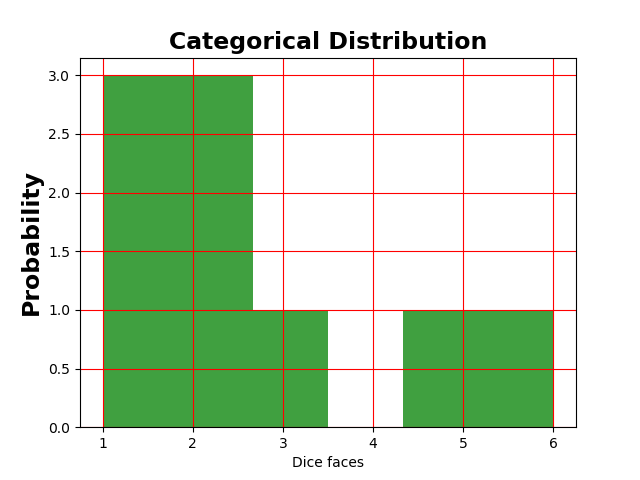

The Python source for this figure:
#! /usr/bin/env python
import sys
import numpy as np
import pandas as pd
from Random import Random
import seaborn as sns
import matplotlib.pyplot as plt

 # read the user-provided seed from the command line (if there)
if __name__ == "__main__":
    # if the user includes the flag -h or --help print the options
    if '-h' in sys.argv or '--help' in sys.argv:
        print ("Usage: %s [-seed number]" % sys.argv[0])
        print
        sys.exit(1)

    # default seed and trial from suspected dice
    seed = 7890
    trial_b = (350)

    prob = 1/6

    if '-seed' in sys.argv:
        p = sys.argv.index('-seed')
        seed = sys.argv[p+1]

    if '-trial_b' in sys.argv:
        p = sys.argv.index('-trial_b')
        trial_b = sys.argv[p+1]
        trial_b = int(sys.argv[p+1])

        #class instance for random class

random_number = Random(seed)
myx = []
#default trial


for x in range(1,trial_b):
    faces = random_number.Category6()
    myx.append(faces)


plt.figure()
plt.hist(myx ,6 , density=False, facecolor='green', histtype ="barstacked", alpha=0.75)

    # plot formating options
plt.xlabel('Dice faces')
plt.ylabel('Probability' , fontweight="bold" , fontsize="17")
plt.title('Categorical Distribution' , fontweight="bold" , fontsize="17")
plt.grid(True , color='r')


    # save and show figure
plt.savefig("Dice.png")
plt.show()
